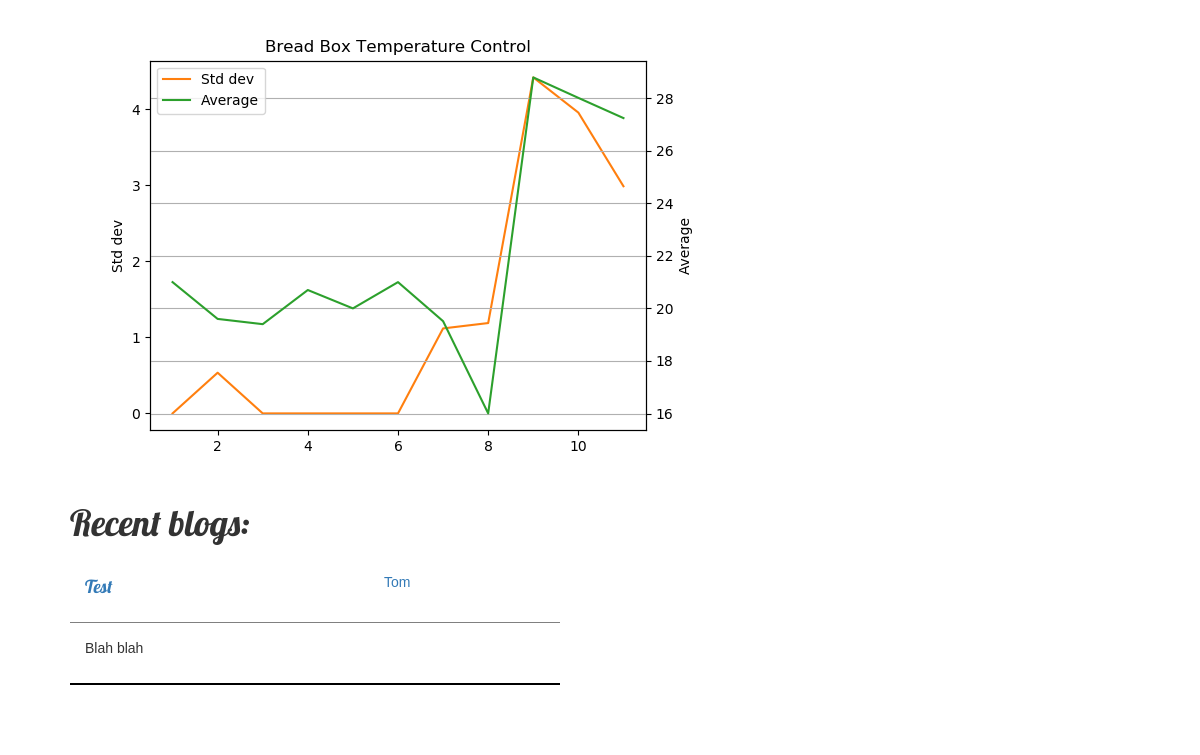
The app's page / (lower part), older data.
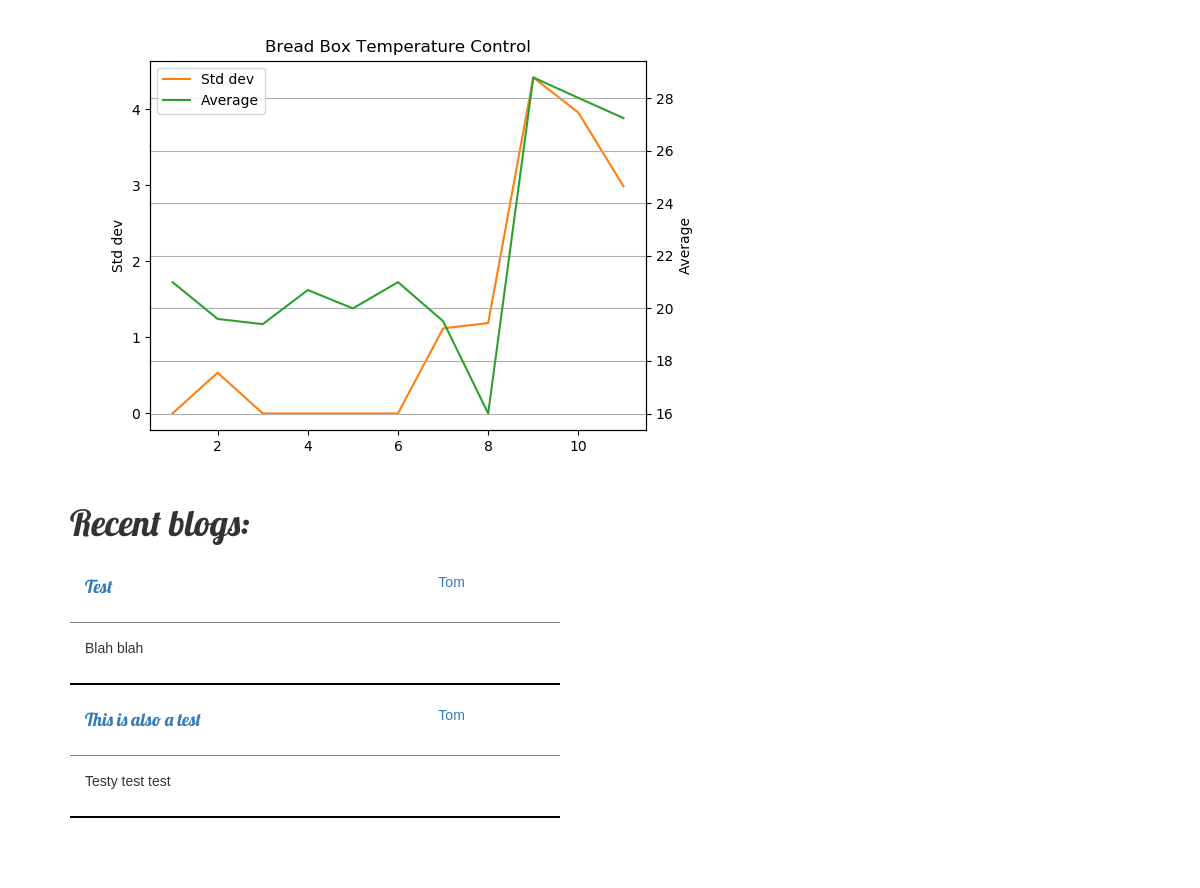
The same page, newer data.
### blogs/models.py (models this page shows, shortened)
class BlogPost(models.Model):
    pub_date = models.DateField('date published')
    title = models.CharField(max_length=200)
    author = models.ForeignKey(Author, on_delete=models.CASCADE, related_name='author')
    content = models.CharField(max_length=5000)
    image = models.FileField(upload_to='blogs/image')
    crumb_image = models.FileField(upload_to='blogs/image')

### author/models.py (models this page shows, shortened)
class Author(models.Model):
    name = models.CharField(max_length=200)
    job_title = models.CharField(max_length=100)
    bio = models.CharField(max_length=1000)
    image = models.FileField(upload_to='author/image')

### home/views.py (the view)
# urls.py: path('', views.index, name='index'),
def index(request):
    latest_blogs_list = BlogPost.objects.order_by('pub_date')[:5]
    template = loader.get_template('home/index.html')
    context = {
        'latest_blogs_list': latest_blogs_list,
    }
    mod_time = datetime.datetime.fromtimestamp(os.path.getmtime(os.getcwd() + "/home/static/home"))
    temp_latest = Temperature.objects.order_by('-rec_date')[0]
    latest_temp_date = datetime.datetime.replace(temp_latest.rec_date, tzinfo=None)
    if (latest_temp_date - mod_time) > datetime.timedelta(0):
        generate_temp_graph(request)
        generate_stddev_graph(request)
    return HttpResponse(template.render(context, request))

### home/templates/home/index.html (shortened to what this page needs)
{% extends 'breadsite/base.html' %}
{% block content %}
    {% load static %}
    <img src="{% static "home/stddev.png" %}" alt="My image"/>
    <div class="row">
        <div class="col-md-8">
            <div class="post">
                <h1>Recent blogs:</h1>
                {% if latest_blogs_list %}
                    <table style="width:100%;">
                    {% for blog in latest_blogs_list %}
                        <tr class="lb">
                            <td><h4><a href="/blogs/{{ blog.id }}/">{{ blog.title }}</a></h4></td>
                            <td><p><a href="/author/{{ blog.author_id }}/">{{ blog.author.name }}</a></p></td>
                        </tr>
                        <tr class="bb">
                            <td><p>{{ blog.content }}</p></td>
                            <td><p></p></td>
                        </tr>
                    {% endfor %}
                    </table>
                {% else %}
                    <p>No blogs are available.</p>
                {% endif %}
            </div>
        </div>
    </div>
{% endblock %}

Row changes from the older to the newer data that the page shows:
added BlogPost: title "This is also a test", author.name "Tom", content "Testy test test"
